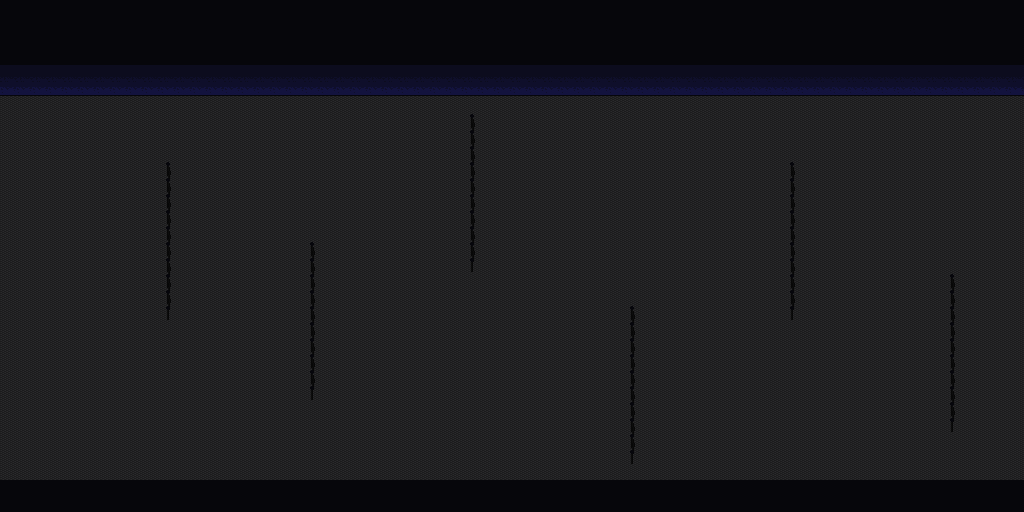

Rendered tile map (Tiled .tmx) drawn with the repository's tilesets; below, a short description and the map source with its tile grids summarised:
An orthogonal 64x32 tile map with 16x16 px tiles, 2 tile layers (Floor, Poles), 2 hidden layers not drawn.

<map version="1.10" tiledversion="1.10.1" orientation="orthogonal" renderorder="right-down" width="64" height="32" tilewidth="16" tileheight="16" infinite="0" backgroundcolor="#06060b" nextlayerid="6" nextobjectid="1">
 <properties>
  <property name="looping" type="bool" value="true" />
  <property name="music" value="res/audio/music/ghost.ogg" />
  <property name="music_speed" type="float" value="2" />
  <property name="music_volume" type="float" value="1" />
  <property name="tint" value="25,0,0,127" />
 </properties>
 <tileset firstgid="1" source="blue_ghost_world.tsx" />
 <layer id="1" name="Floor" width="64" height="32">
  <properties>
   <property name="height" type="int" value="0" />
  </properties>
  <data>[2048 cells, 2048 non-empty, 4 distinct tile ids]</data>
 </layer>
 <layer id="5" name="Poles" width="64" height="32">
  <properties>
   <property name="height" type="int" value="0" />
  </properties>
  <data>[2048 cells, 60 non-empty, 3 distinct tile ids]</data>
 </layer>
 <layer id="2" name="Collision" width="64" height="32" visible="0" opacity="0.25">
  <properties>
   <property name="draw" type="bool" value="false" />
   <property name="height" type="int" value="0" />
  </properties>
  <data>[2048 cells, 128 non-empty, 1 distinct tile ids]</data>
 </layer>
 <objectgroup id="3" name="Entities" visible="0">
  <properties>
   <property name="height" type="int" value="0" />
  </properties>
 </objectgroup>
 <layer id="4" name="Above" width="64" height="32" visible="0">
  <properties>
   <property name="height" type="int" value="1" />
  </properties>
  <data>[2048 cells, 64 non-empty, 1 distinct tile ids]</data>
 </layer>
</map>
